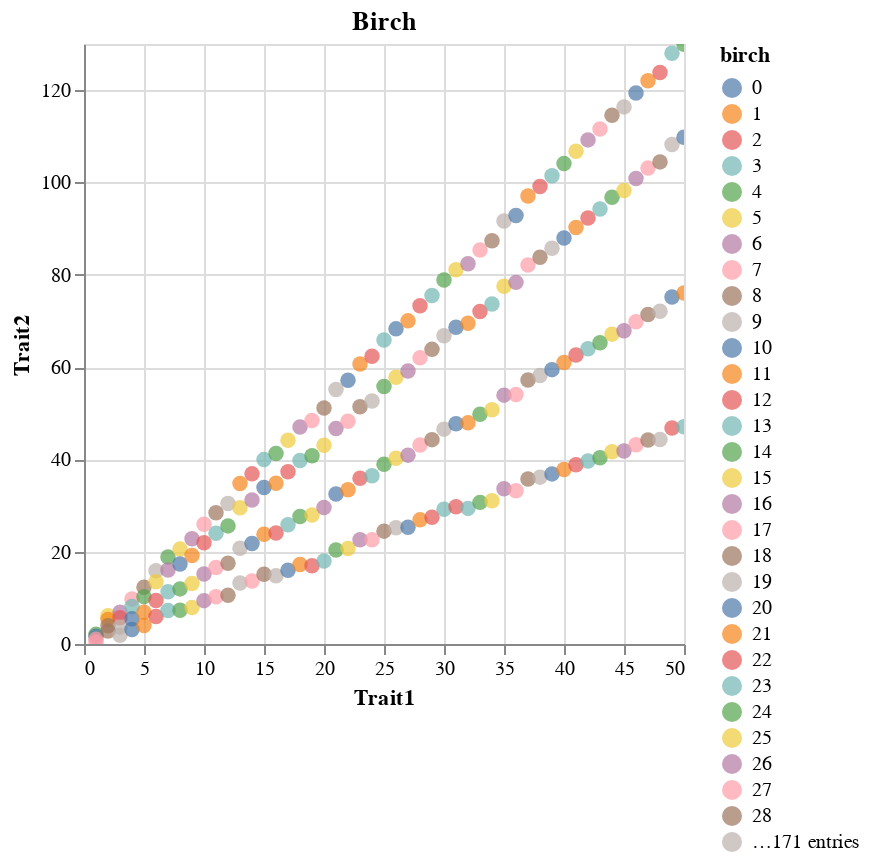

The notebook cell this image was saved under:
### Code cell
birch

### Figure 1 — Vega-Lite specification as saved in the notebook (floating-point values rounded to 4 significant figures; data arrays with more than 128 entries replaced by an {"elided": "..."} marker saying what was removed)
{"config": {"view": {"continuousWidth": 300, "continuousHeight": 300}}, "data": {"name": "data-66a53c9f8bcdb666091c8fe63bbbeba6"}, "mark": {"type": "circle", "size": 60}, "encoding": {"color": {"field": "birch", "type": "nominal"}, "tooltip": [{"field": "birch", "type": "quantitative"}, {"field": "kmeans4", "type": "quantitative"}, {"field": "kmeans_minibatch4", "type": "quantitative"}, {"field": "Mean-Shift", "type": "quantitative"}], "x": {"field": "Trait1", "type": "quantitative"}, "y": {"field": "Trait2", "type": "quantitative"}}, "params": [{"name": "param_26", "select": {"type": "interval", "encodings": ["x", "y"]}, "bind": "scales"}], "title": "Birch", "$schema": "https://vega.github.io/schema/vega-lite/v5.16.3.json", "datasets": {"data-66a53c9f8bcdb666091c8fe63bbbeba6": {"elided": "200 records"}}}
